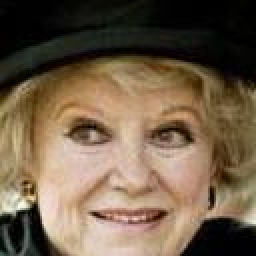
#> input picture data/CelebA_crop128/image/test/182638.jpg, 128 x 128 px (shown 2 times larger)
$ python resize_chest.py --input_dir ../data/CelebA_crop128/image/test   (older library calls are emulated)
#> lines starting #> are read from the running program, lines starting #| are printed output that depends on the picture
import os
import argparse
from tqdm import tqdm
import PIL
from PIL import Image

def make_path(path):
    if not os.path.exists(path):
        os.mkdir(path)

parser = argparse.ArgumentParser()
parser.add_argument('--input_dir', type=str, default='')
parser.add_argument('--output_dir', type=str, default='')
args = parser.parse_args()


make_path(args.output_dir)
name_list = sorted(os.listdir(args.input_dir))
for name in tqdm(name_list):
    prefix = name.split('.')[0]
    input_path = os.path.join(args.input_dir, name)
    output_path = os.path.join(args.output_dir, (prefix + '.jpg'))
    img = Image.open(input_path)
#> img is the input picture: PIL image 128x128 RGB; mean R, G, B 112.9, 94.2, 73.2
    out_img = img.resize((32, 32), Image.ANTIALIAS)
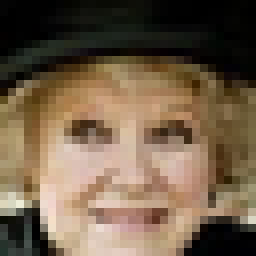
#> out_img: PIL image 32x32 RGB (shown 8 times larger); mean R, G, B 113, 94.2, 73.3
    out_img.save(output_path)
